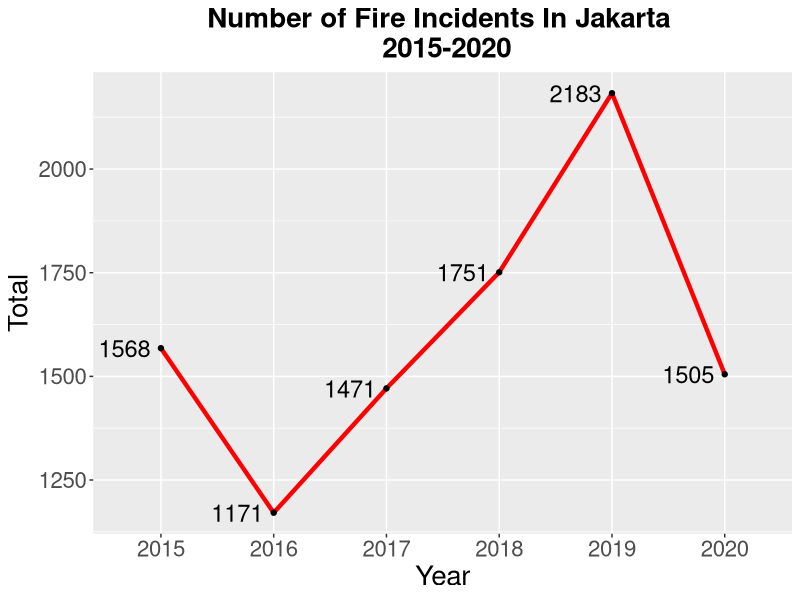
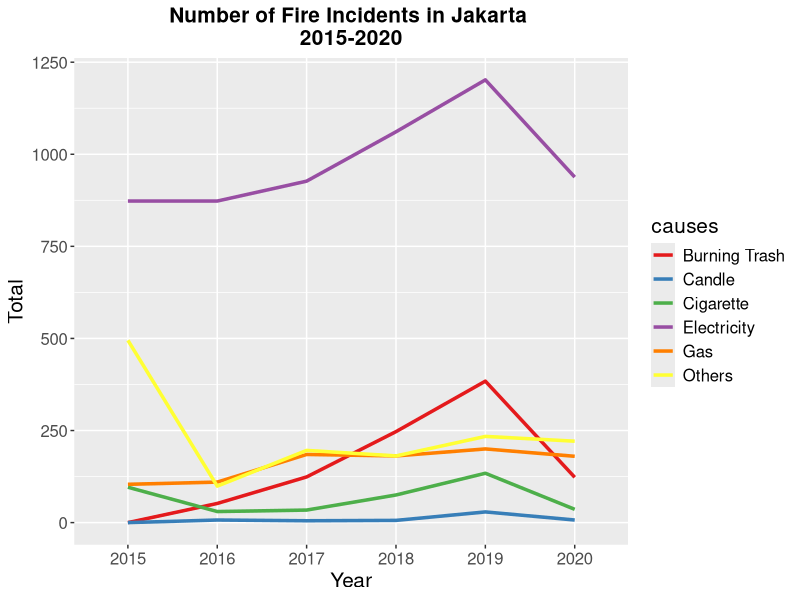
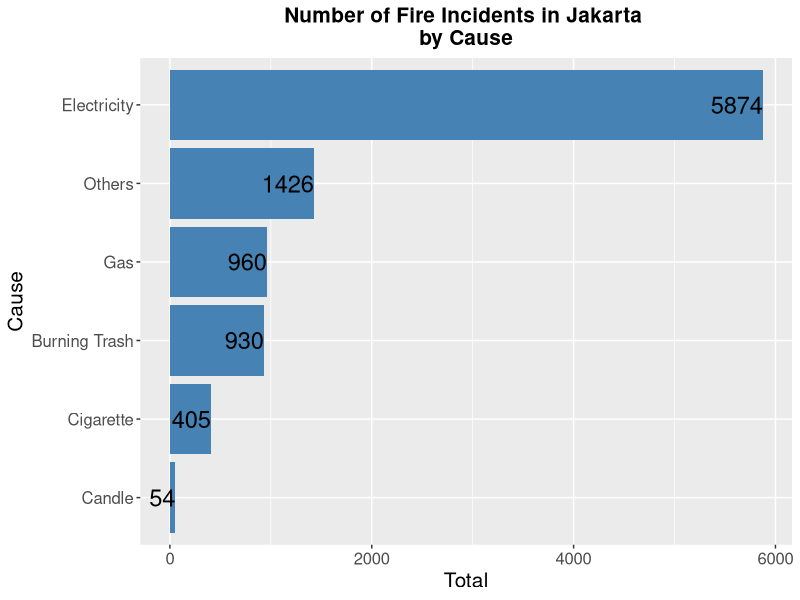
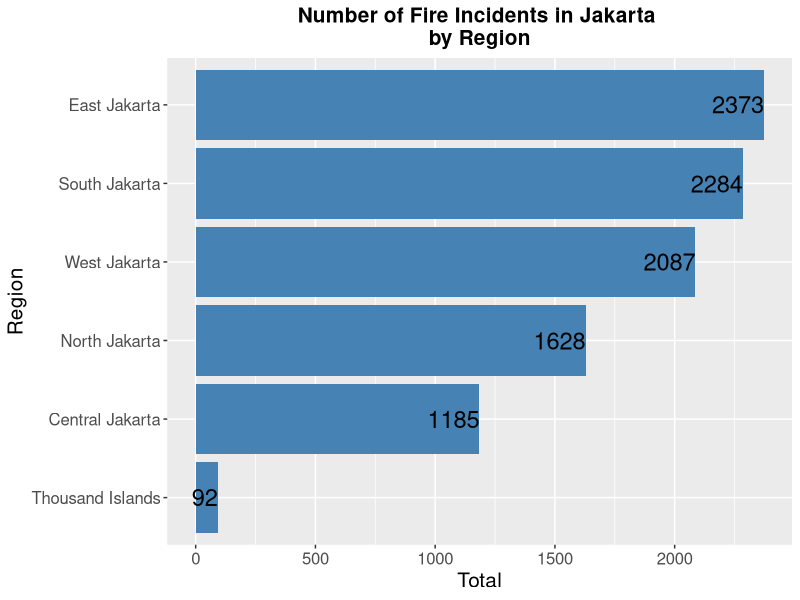
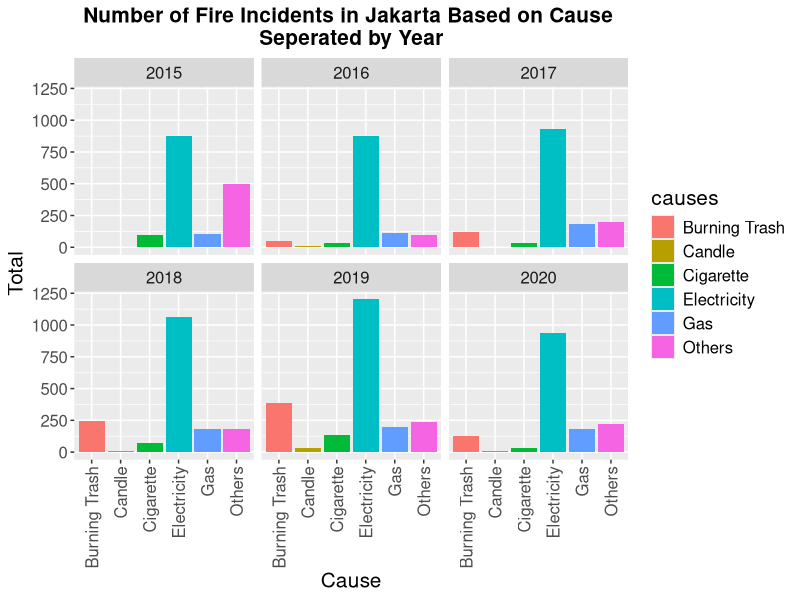
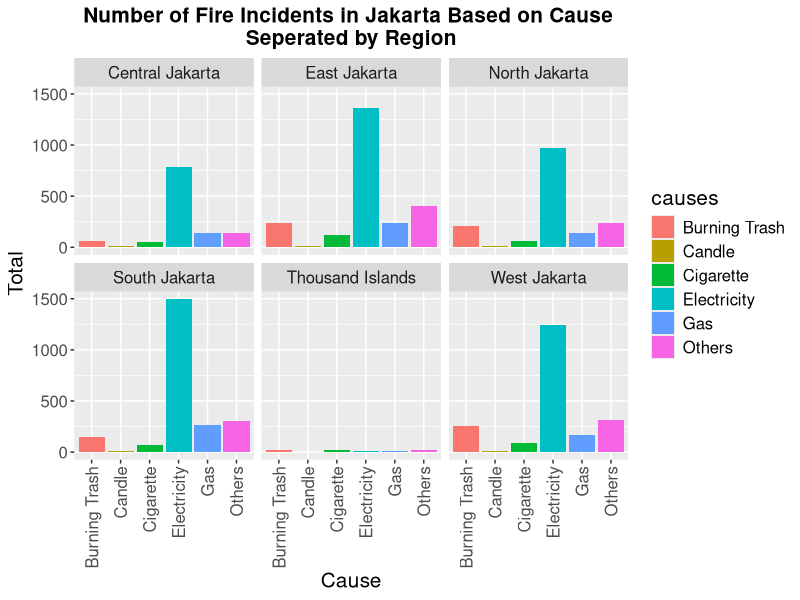
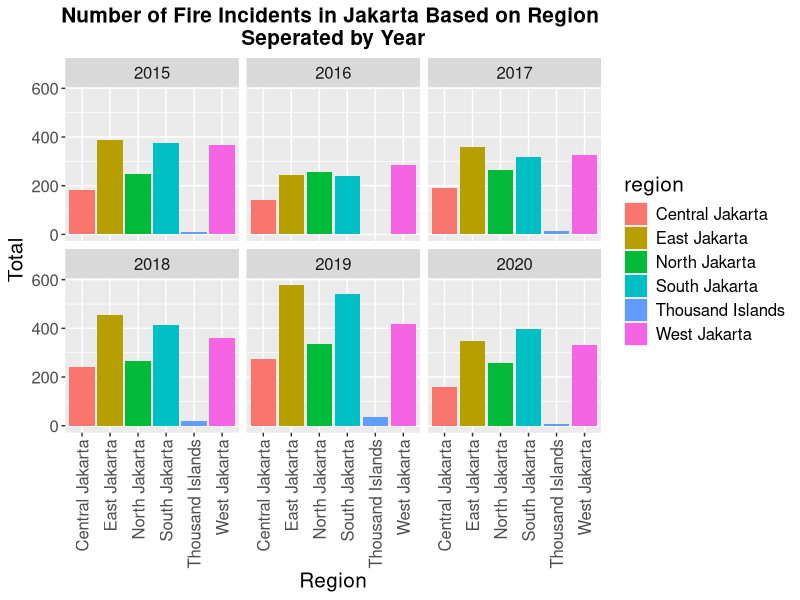

R code for these plots, in order:
# Import library
library(readr)
library(ggplot2)
library(dplyr)

# Import datasets
data <- read_csv("FireCausesJakarta.csv")
head(data)

# Change data type
data$year <- as.factor(data$year)
data$region <- as.factor(data$region)
data$causes <- as.factor(data$causes)
head(data)

# Check missing data
sum(is.na(data))

# Make yearly aggregated data
yearly <- aggregate(number~year, data, sum)
ggplot(yearly, aes(x=year,y=number,group=1)) +
  geom_line(stat='identity',color='red',size=1.5) + 
  geom_point() +
  geom_text(aes(label=number),hjust=1.2, color="black", size=6, parse=TRUE) +
  ggtitle("Number of Fire Incidents In Jakarta \n 2015-2020") +
  labs(x='Year',y='Total') +
  theme(plot.title = element_text(hjust = 0.5,size=20,face='bold'),text = element_text(size=20))

# Make trend plot each year by causes
trend <- data %>%
  group_by(year,causes) %>%
  summarise(number = sum(number))

ggplot(trend,aes(x = year, y = number, colour = causes, group = causes)) +
  geom_line(size=1.2) +
  ggtitle("Number of Fire Incidents in Jakarta \n2015-2020") +
  labs(x='Year',y='Total') +
  theme(plot.title = element_text(hjust = 0.5,size=15,face='bold'),text = element_text(size=15)) +
  scale_colour_brewer(palette="Set1") 

# Make Bar Chart causes of fire incidents
causes <- aggregate(number~causes, data, sum)
ggplot(causes, aes(x=reorder(causes,number),y=number)) +
  geom_bar(stat="identity", fill='steelblue') +
  geom_text(aes(label=number),hjust=1, color="black", size=6, parse=TRUE) +
  ggtitle("Number of Fire Incidents in Jakarta \nby Cause") +
  labs(x='Cause',y='Total') +
  theme(plot.title = element_text(hjust = 0.5,size=15,face='bold'),text = element_text(size=15)) +
  coord_flip()

# Make Bar chart cause of fire incident by region
region <- aggregate(number~region,data,sum)
ggplot(region, aes(x=reorder(region,number),y=number)) +
  geom_bar(stat="identity", fill='steelblue') +
  geom_text(aes(label=number),hjust=1, color="black", size=6, parse=TRUE) +
  ggtitle("Number of Fire Incidents in Jakarta \nby Region") +
  labs(x='Region',y='Total') +
  theme(plot.title = element_text(hjust = 0.5,size=15,face='bold'),text = element_text(size=15)) +
  coord_flip()

# Bar chart Number of fire incidents in Jakarta by Cause each year
ggplot(data, aes(x=causes,y=number,fill=causes)) +
  geom_bar(stat="identity") +
  ggtitle("Number of Fire Incidents in Jakarta Based on Cause \nSeperated by Year") +
  labs(x='Cause',y='Total') +
  theme(plot.title = element_text(hjust=0.5,size=15,face='bold'),axis.text.x=element_text(angle = 90,vjust = 0.5, hjust=1),text = element_text(size=15)) + 
  facet_wrap(~year)

# Bar chart number of fire incidents in Jakarta by Cause each region
ggplot(data, aes(x=causes,y=number,fill=causes)) +
  geom_bar(stat="identity") +
  ggtitle("Number of Fire Incidents in Jakarta Based on Cause \nSeperated by Region") +
  labs(x='Cause',y='Total') +
  theme(plot.title = element_text(hjust=0.5,size=15,face='bold'),axis.text.x=element_text(angle = 90,vjust = 0.5, hjust=1),text = element_text(size=15)) + 
  facet_wrap(~region) 

# Bar chart number of fire incidents in Jakarta by region each year
ggplot(data, aes(x=region,y=number,fill=region)) +
  geom_bar(stat="identity") +
  ggtitle("Number of Fire Incidents in Jakarta Based on Region \nSeperated by Year") +
  labs(x='Region',y='Total') +
  theme(plot.title = element_text(hjust=0.5,size=15,face='bold'),axis.text.x=element_text(angle = 90,vjust = 0.5, hjust=1),text = element_text(size=15)) + 
  facet_wrap(~year) 